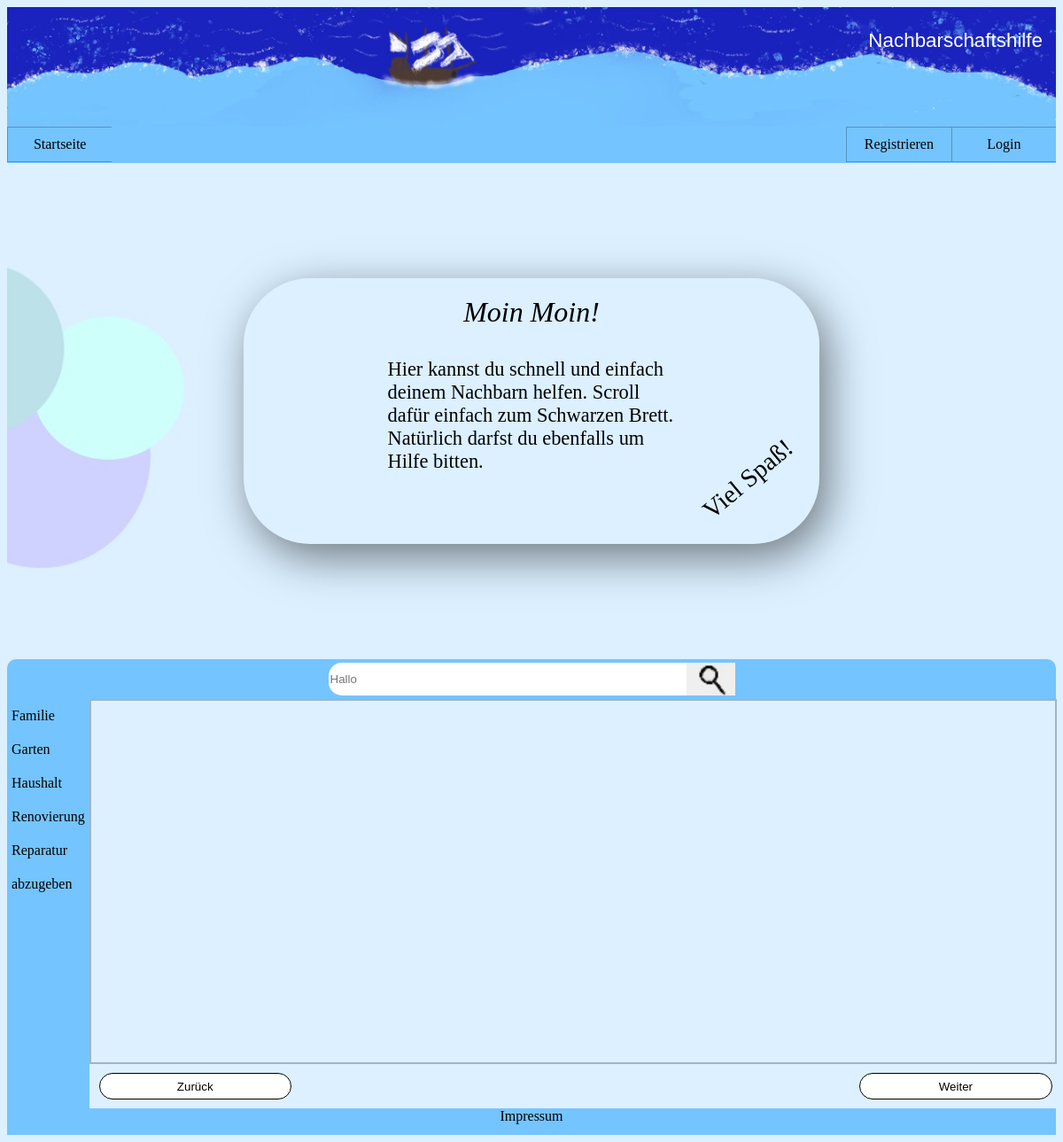
The page /index.php?sucheingabe=Hallo on the database as committed earlier.
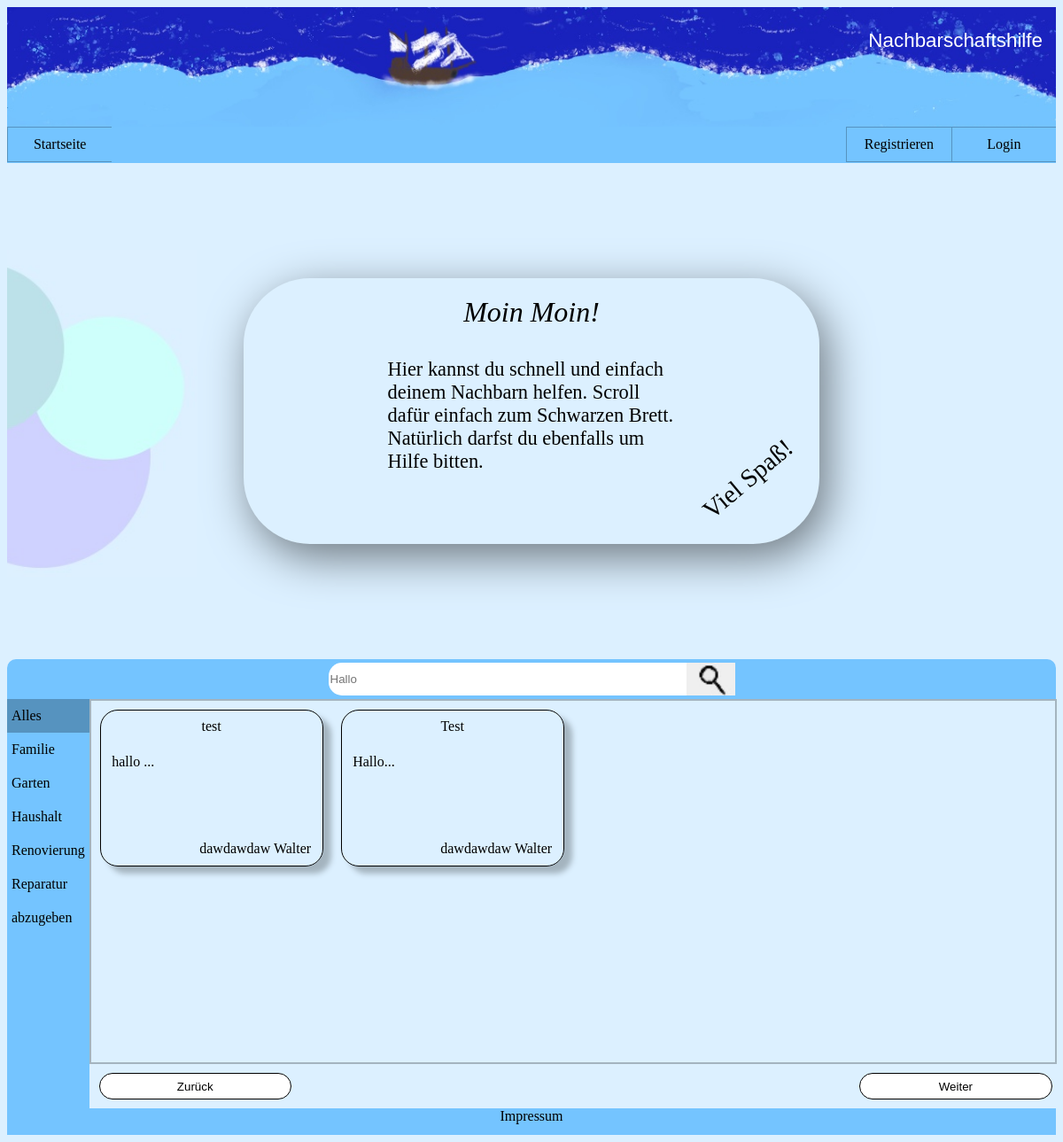
The same page on the database as committed later.
### tables this page shows
CREATE TABLE Kategorie (
            ID INTEGER PRIMARY KEY,
            Name TEXT(20)
        );

CREATE TABLE Hilfsgesuch (
            ID INTEGER PRIMARY KEY AUTOINCREMENT,
            Titel TEXT(40),
            Beschreibung TEXT(1200),
            Kategorie INTEGER,
            Ersteller INTEGER,
            FOREIGN KEY(Kategorie) REFERENCES Kategorie(ID),
            FOREIGN KEY(Ersteller) REFERENCES Nutzer(ID)
        );

CREATE TABLE Nutzer (
            ID INTEGER PRIMARY KEY AUTOINCREMENT,
            EMail TEXT(40),
            Vorname TEXT(20),
            Nachname TEXT(20),
            Addresse TEXT(40),
            bild TEXT(40),
            PLZ INTEGER,
            telnr INTEGER,
            passwort TEXT(255),
            FOREIGN KEY(PLZ) REFERENCES Stadt(PLZ)
        );

### Klassen/Kontroller/Kontroller_Index.php (called while the page is built, shortened)
<?php
class Kontroller_Index{
    private $model_Gesuche;
    private $model_Kategorien;
    private $view;
    public function __construct($pfad){
        $this->model_Gesuche = new Model_Hilfsgesuche("Datenbank/");
        $this->model_Kategorien = new Model_Kategorien("Datenbank/");
        $this->view = new View_Index();
    }
    public function display_Hilfsangebote(){
        if($this->model_Gesuche->hilfsgesuche($_GET['kategorie'], $_GET['sucheingabe'])){
            $this->view = new View_Index();
            $erg = $this->model_Gesuche->get_ergebnisse();
            foreach($erg as $row){
                $this->view->set_Hilfsgesuche($row['ID'], $row['nutzerID'], $row['Titel'], $row['Vorname'], $row['Nachname'], $row['Beschreibung']);
            }
            return $this->view->lade_Template("tp_Angebot_Box");
        }else{
        }
    }
    public function display_Index_Kategorien(){
        if($this->model_Kategorien->get_Kategorien()){
            $erg = $this->model_Kategorien->get_erg();
            $such_eingabe = "";
            if($_GET['sucheingabe'] != ''){
                $such_eingabe = $_GET['sucheingabe'];
            }
            foreach($erg as $rslt){
                $active = "";
                if ($_GET['kategorie'] == $rslt['ID']) {
                    $active = "active";
                }
                $this->view->set_Kategorie_Index($rslt['ID'], $rslt['Name'], $active, $such_eingabe);
            }
        }
       return $this->view->lade_Template("tp_Kategorien_Index");
    }
}
?>

### Klassen/Model/Model_Kategorien.php (called while the page is built)
<?php
class Model_Kategorien{
    private $db;
    private $erg;
    public function __construct($pfad){
        include $pfad."db_Verbindung.php";
        $this->db = $verbindung;
    }
    public function get_Kategorien(){
        try{
            $query = $this->db->prepare("SELECT * FROM Kategorie ORDER BY Name ASC");
            $query->execute();
            $this->erg =  $query->fetchAll();
            return true;
        }catch(Exception $e){
            return false;
        }
    }
    public function get_erg(){
        return $this->erg;
    }
}

### Klassen/View/View_Index.php (called while the page is built, shortened)
<?php
class View_Index{
    public function lade_Template($tpl){
        include "Klassen/Templates/".$tpl.".php";
        $ausgabe = ob_get_contents();
        return $ausgabe;
    }
    public function set_Hilfsgesuche($id_Hilfsgesuch ,$id_Ersteller ,$ueberschrift, $vorname, $nachname, $beschreibung ){
        $neu = array();
        $neu[] = htmlentities($id_Hilfsgesuch);
        $neu[] = htmlentities($id_Ersteller);
        $neu[] = htmlentities($ueberschrift);
        $neu[] = htmlentities($vorname);
        $neu[] = htmlentities($nachname);
        $neu[] = htmlentities($beschreibung);
    }
    public function set_Kategorie_Index($wert1, $wert2, $active, $such_eingabe){
        $neu = array();
        $neu[] = htmlentities($wert1);
        $neu[] = htmlentities($wert2);
        $neu[] = htmlentities($active);
        $neu[] = htmlentities($such_eingabe);
	}
}

### Klassen/Model/Model_Hilfsgesuche.php (called while the page is built, shortened)
<?php
class Model_Hilfsgesuche{
    private $db;
    private $erg;
    public function __construct($pfad){
        include $pfad."db_Verbindung.php";
        $this->db = $verbindung;
    }
    public function get_ergebnisse(){
        return $this->erg;
    }
    public function hilfsgesuche($kategorie, $sucheingabe){
        try{
            $query = "SELECT Hilfsgesuch.ID as ID, Titel, SUBSTRING(Hilfsgesuch.Beschreibung, 1, 100) AS Beschreibung, Kategorie ,Nutzer.ID as nutzerID, Vorname, Nachname
            FROM Hilfsgesuch LEFT JOIN Nutzer on Hilfsgesuch.Ersteller = Nutzer.ID";
            $query_Zusatz_1 = "";
            $query_Zusatz_2 = "";
            if ($sucheingabe != '') {
            $query_Zusatz_1 = "Beschreibung LIKE '%" . $sucheingabe . "%'
                        OR Vorname LIKE '%" . $sucheingabe . "%'
                        OR Nachname LIKE '%" . $sucheingabe . "%'
                        OR Titel LIKE '%" . $sucheingabe . "%'
                        ";
            }
            if ($query_Zusatz_1 != '' && $query_Zusatz_2 != '') {
            $query = $query . " WHERE (" . $query_Zusatz_1 . ") AND (" . $query_Zusatz_2 . ")";
            } else if ($query_Zusatz_1 != '' || $query_Zusatz_2 != '') {
            $query = $query . " WHERE " . $query_Zusatz_1 . "" . $query_Zusatz_2;
            }
            $query = $this->db->prepare($query);
            $query->execute();
            $this->erg = $query->fetchAll();
            return true;
        }catch(Exception $e){
            return false;
        }
    }
}

### Klassen/Templates/tp_Kategorien_Index.php (the view, shortened to what this page needs)
<?php foreach ($this->kategorien as $reihe): ?>
        <li>
            <a id="<?php echo $reihe[0] ?>" class="hidden <?php echo $reihe[2] ?>" onclick="fun_test(<?php echo $reihe[0] ?>)">
                    <?php echo $reihe[1] ?>
            </a>
        </li>
<?php endforeach; ?>

### index.php (shortened to what this page needs)
<?php
include "Klassen/Kontroller/Kontroller_Index.php";
include "Klassen/Model/Model_Kategorien.php";
include "Klassen/Model/Model_Hilfsgesuche.php";
include "Klassen/View/View_Index.php";
$Kontroller = new Kontroller_Index("");
?>
<!DOCTYPE html>
<html lang="de">
<head>
  <link rel="stylesheet" type="text/css" href="CSS/style.css">
  <link rel="stylesheet" type="text/css" href="CSS/index.css">
</head>
<body>
  <?php
  $start = "";
  $konto = "Konto/";
  include "Ressourcen/header.php";
  ?>
  <div class="Bereich_Neueste_Nachricht">
    <div class="Container_Neueste_Nachricht">
      <div class="willkommen">Moin Moin!</div>
      <div class="info">
        Hier kannst du schnell und einfach deinem Nachbarn helfen.
        Scroll dafür einfach zum Schwarzen Brett.
        Natürlich darfst du ebenfalls um Hilfe bitten.
      </div>
      <div class="nachricht">
        <div>Viel Spaß!</div>
      </div>
    </div>
  </div>
  <div class="needAName">
    <div class="suche">
      <form name="test" action="index.php" method="GET">
        <div class="suche_layout">
          <input id="sucheingabe" name="sucheingabe" type="text" class="suchEingabe" placeholder="<?php echo $_GET['sucheingabe'] ?>" onkeyup="dynamische_Suche(this.value)">
          <button type="submit" value="suche" id="suche"></button>
        </div>
      </form>
    </div>
  </div>
  <div class="Container_Schwarzes_Brett">
    <div class="erweitertes_Such_Navi">
      <ul id="Uebersicht_Kategorien">
        <?php
        echo $Kontroller->display_Index_Kategorien();
        ?>
      </ul>
    </div>
    <div class="Container_kleineAngebote_und_Buttons">
      <div id="Container_Pins" class="Container_kleine_Angebote">
        <?php
          echo $Kontroller->display_Hilfsangebote();
        ?>
      </div>
      <div class="Container_Buttons">
        <button id="zurueck" name="zurueck" class="buttonLinks">Zurück</button>
        <button id="weiter" name="weiter" class="buttonRechts">Weiter</button>
      </div>
    </div>
  </div>
  <?php
  include "Ressourcen/footer.php";
  ?>
</body>
</html>

### Ressourcen/header.php (shortened to what this page needs)
<header>
      <div id="header">
            <div class="seitenname">Nachbarschaftshilfe</div>
      </div>
</header>
<nav>
      <div class="navi desktop">
            <ul>
                  <li class="start_position"><a href="<?php echo $start . 'index.php' ?>">Startseite</a></li>
                  <?php
                  if ($_SESSION['UID'] == "") {
                        echo '
                        <li class="registrieren_position"><a href="' . $konto . 'konto_erstellen.php"> Registrieren</a></li>
                        <li class="loginAbmelden_position"><a href="' . $konto . 'login_formular.php"> Login </a>
                        </li>';
                  }
                  ?>
            </ul>
      </div>
</nav>

### Ressourcen/footer.php
<footer>
    <div class="footer">
        <a href="impressum.php"> Impressum </a>
    </div>
</footer>

### Klassen/Templates/tp_Angebot_Box.php
<?php foreach ($this->kategorien as $anzeige): ?>
    <div>
        <p class="ueberschrift">
            <?php echo $anzeige[2] ?>
        </p>
        <a class="beschreibung" href="Pins/angebot_eins.php?id=<?php echo urlencode($anzeige[0])?>">
            <?php echo $anzeige[5] ?>...
        </a>
        <a class="autor" href="Konto/konto_uebersicht.php?id=<?php echo urlencode($anzeige[1])?>">
            <?php echo $anzeige[3].' '.$anzeige[4]  ?>
        </a>
    </div>
<?php endforeach;?>

### CSS/style.css (style rules this page uses)
body { background-color: #dcf0ff; }
#header { height: 135px; width: 100%; background-image: url("../Bilder/hintergrund/Header/HeaderKlein.jpg"); background-repeat: no-repeat; background-size: cover; background-position: 10% 0%; background-color: darkblue; }
#header .seitenname { height: 100%; width: max-content; padding-top: 25px; margin-right: 15px; margin-left: auto; color: White; font-family:'Lucida Sans', 'Lucida Sans Regular', 'Lucida Grande', 'Lucida Sans Unicode', Geneva, Verdana, sans-serif; font-size:1.4em; }
.footer { text-align: center; background-color: #74c4ff; height: 30px }
.footer a { text-decoration: none; color: black; }
nav { position: sticky; top: 0; background-color: #74c4ff; }
nav .navi { height: 41px; }
nav ul { display: grid; grid-template-rows: 40px; grid-template-columns: 10% 10% 16% 10% 4% 10% 10% 10% 10%; grid-template-areas: "Startseite Uebersicht Erstellen EigenesKonto Nichts Nichts Nichts Nichts Registrieren LoginAbmelden"; width: 100%; list-style-type: none; margin: 0; padding: 0; }
.start_position { grid-area: Startseite; }
.registrieren_position { grid-area: Registrieren; }
.loginAbmelden_position { grid-area: LoginAbmelden; }
nav a { text-decoration: none; color: black; display: block; padding: 10px 5px; text-align: center; border: 1px solid #5693BF; border-right: 0px; }
@media (min-width: 601px) { nav ul { grid-template-columns: 15% 15% 22% 15% 3% 15% 15%; grid-template-areas: "Startseite Uebersicht Erstellen EigenesKonto Nichts Registrieren LoginAbmelden"; } }
@media (min-width:800px) { nav ul { grid-template-columns: 10% 10% 16% 10% 4% 10% 10% 10% 10%; grid-template-areas: "Startseite Uebersicht Erstellen EigenesKonto Nichts Nichts Nichts Nichts Registrieren LoginAbmelden"; } }
@media (min-width:800px) { #header { background-image: url("../Bilder/hintergrund/Header/Header.jpg"); } }

Rows that differ between the two databases and show on the page:
added kategorie: Name "Alles"
now on this page (row edited): hilfsgesuch: Titel "test", anzeige "hallo", Ersteller.Vorname "dawdawdaw", Ersteller.Nachname "Walter"
added hilfsgesuch: Titel "Test", anzeige "Hallo", Ersteller.Vorname "dawdawdaw", Ersteller.Nachname "Walter"
